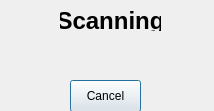
<?xml version="1.0" encoding="UTF-8"?>
<ui version="4.0">
 <class>ScanningWindow</class>
 <widget class="QDialog" name="ScanningWindow">
  <property name="geometry">
   <rect>
    <x>0</x>
    <y>0</y>
    <width>214</width>
    <height>111</height>
   </rect>
  </property>
  <property name="minimumSize">
   <size>
    <width>214</width>
    <height>111</height>
   </size>
  </property>
  <property name="maximumSize">
   <size>
    <width>214</width>
    <height>111</height>
   </size>
  </property>
  <property name="windowTitle">
   <string/>
  </property>
  <widget class="QPushButton" name="cancelButton">
   <property name="geometry">
    <rect>
     <x>70</x>
     <y>80</y>
     <width>71</width>
     <height>32</height>
    </rect>
   </property>
   <property name="text">
    <string>Cancel</string>
   </property>
  </widget>
  <widget class="QLabel" name="scanningLabel">
   <property name="geometry">
    <rect>
     <x>60</x>
     <y>10</y>
     <width>101</width>
     <height>21</height>
    </rect>
   </property>
   <property name="font">
    <font>
     <pointsize>18</pointsize>
     <weight>75</weight>
     <italic>false</italic>
     <bold>true</bold>
     <underline>false</underline>
     <strikeout>false</strikeout>
     <kerning>true</kerning>
    </font>
   </property>
   <property name="text">
    <string>Scanning</string>
   </property>
   <property name="alignment">
    <set>Qt::AlignCenter</set>
   </property>
  </widget>
  <widget class="QLabel" name="fileNumberLabel">
   <property name="geometry">
    <rect>
     <x>10</x>
     <y>50</y>
     <width>191</width>
     <height>20</height>
    </rect>
   </property>
   <property name="text">
    <string/>
   </property>
   <property name="alignment">
    <set>Qt::AlignCenter</set>
   </property>
  </widget>
 </widget>
 <resources/>
 <connections/>
</ui>
